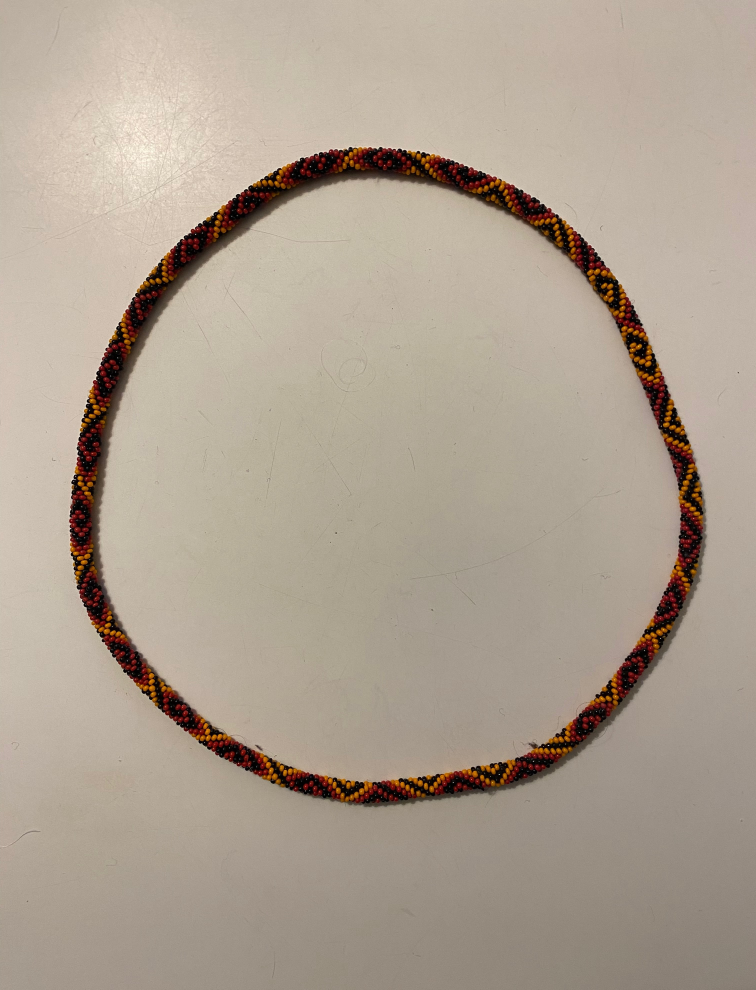
#> input picture beads-photo-2-wb.jpg, 3024 x 3959 px (shown at 1/4 size)
$ python hsv_mask_triptych.py beads-photo-2-wb.jpg
#> lines starting #> are read from the running program, lines starting #| are printed output that depends on the picture; after the words box and inside, x2 and y2 are one past the last pixel; in counts of white or black regions, pixels touching at a corner belong together
#!/usr/bin/env python3
"""Interactive HSV mask triptych viewer.

Shows three synchronized views:
1) original image
2) original with masked pixels whitened
3) original with unmasked pixels whitened

Controls:
- Hue center + width (circular over 0..255)
- Saturation center + width
- Value center + width

Left-click on the original image to set H/S/V centers from that pixel.

Optional preset mode:
- Uses a named preset profile made of toggleable HSV rectangles.
- All enabled rectangles are unioned into the mask.
"""

from __future__ import annotations

import argparse
from pathlib import Path

import matplotlib.pyplot as plt
import numpy as np
from matplotlib.colors import hsv_to_rgb, rgb_to_hsv
from matplotlib.widgets import CheckButtons, RadioButtons, Slider
from PIL import Image, ImageOps


PRESET_PROFILES: dict[str, dict[str, dict[str, object]]] = {
    "beads-photo-2": {
        "red": {
            "h": [(242, 255), (0, 6)],
            "s": (0, 255),
            "v": (128, 255),
            "role": "fg",
        },
        "yellow": {
            "h": [(8, 44)],
            "s": (0, 255),
            "v": (0, 255),
            "role": "fg",
        },
        "black": {
            "h": [(0, 255)],
            "s": (0, 255),
            "v": (0, 64),
            "role": "fg",
        },
    },
    "beads-photo-2-wb": {
        "yellow": {
            "h": [(18, 29)],
            "s": (196, 255),
            "v": (100, 250),
            "role": "fg",
        },
        "red": {
            "h": [(0, 5), (254, 255)],
            "s": (141, 255),
            "v": (110, 255),
            "role": "fg",
        },
        "red-and-shadow": {
            "h": [(0, 5), (254, 255)],
            "s": (75, 180),
            "v": (43, 109),
            "role": "fg",
        },
        "red-and-edge": {
            "h": [(5, 5)],
            "s": (75, 140),
            "v": (110, 190),
            "role": "fg",
        },
        "black": {
            "h": [(0, 45), (240, 255)],
            "s": (80, 200),
            "v": (0, 30),
            "role": "fg",
        },
        "shadow": {
            "h": [(0, 36), (250, 255)],
            "s": (35, 180),
            "v": (31, 109),
            "role": "bg",
        },
        "edge": {
            "h": [(5, 36)],
            "s": (35, 140),
            "v": (110, 190),
            "role": "bg",
        },
        "background": {
            "h": [(10, 32)],
            "s": (28, 75),
            "v": (130, 255),
            "role": "bg",
        },
    },
}


def load_image_rgb(path: str) -> np.ndarray:
#> called with path = 'beads-photo-2-wb.jpg'
    img = Image.open(path)
#> img is the input picture: PIL image 3024x3959 RGB; mean R, G, B 173.7, 160.6, 145.8
    img = ImageOps.exif_transpose(img)
    img = img.convert("RGB")
    return np.asarray(img, dtype=np.float32) / 255.0


def hsv_u8_from_rgb(rgb: np.ndarray) -> np.ndarray:
    hsv = rgb_to_hsv(np.clip(rgb, 0.0, 1.0).astype(np.float32))
    return np.clip(np.round(hsv * 255.0), 0, 255).astype(np.uint8)


def channel_window_mask(values_u8: np.ndarray, center: int, width: int, circular: bool) -> np.ndarray:
    width_i = int(np.clip(width, 1, 256))
    center_i = int(np.clip(center, 0, 255))

    if width_i >= 256:
        return np.ones(values_u8.shape, dtype=bool)

    lo = center_i - ((width_i - 1) // 2)
    hi = lo + width_i  # exclusive

    vals = values_u8.astype(np.int16)
    if circular:
        lo_mod = lo % 256
        hi_mod = hi % 256
        if lo >= 0 and hi <= 256:
            return (vals >= lo_mod) & (vals < hi_mod)
        return (vals >= lo_mod) | (vals < hi_mod)

    lo_clamped = int(np.clip(lo, 0, 256 - width_i))
    hi_clamped = lo_clamped + width_i
    return (vals >= lo_clamped) & (vals < hi_clamped)


def _build_interval_mask(values: np.ndarray, intervals: list[tuple[int, int]]) -> np.ndarray:
    out = np.zeros(values.shape, dtype=bool)
    vals = values.astype(np.int16, copy=False)
    for lo, hi in intervals:
        lo_i = int(np.clip(lo, 0, 255))
        hi_i = int(np.clip(hi, 0, 255))
        if hi_i < lo_i:
            continue
        out |= (vals >= lo_i) & (vals <= hi_i)
    return out


def _hsv_preset_component_masks(hsv_u8: np.ndarray, profile_name: str) -> dict[str, np.ndarray]:
    profile = PRESET_PROFILES[profile_name]
    h_u8 = hsv_u8[..., 0]
    s_u8 = hsv_u8[..., 1]
    v_u8 = hsv_u8[..., 2]

    out: dict[str, np.ndarray] = {}
    for name, spec in profile.items():
        h_mask = _build_interval_mask(h_u8, list(spec["h"]))
        s0, s1 = tuple(spec["s"])
        v0, v1 = tuple(spec["v"])
        s_mask = (s_u8 >= int(s0)) & (s_u8 <= int(s1))
        v_mask = (v_u8 >= int(v0)) & (v_u8 <= int(v1))
        out[name] = h_mask & s_mask & v_mask
    return out


def main() -> None:
    parser = argparse.ArgumentParser(description="Interactive HSV mask viewer with center/width controls.")
    parser.add_argument("image", help="Path to input image")
    parser.add_argument("--h", type=int, default=128, help="Initial hue center (0..255)")
    parser.add_argument("--h-width", type=int, default=24, help="Initial hue width (1..256)")
    parser.add_argument("--s", type=int, default=128, help="Initial saturation center (0..255)")
    parser.add_argument("--s-width", type=int, default=64, help="Initial saturation width (1..256)")
    parser.add_argument("--v", type=int, default=128, help="Initial value center (0..255)")
    parser.add_argument("--v-width", type=int, default=64, help="Initial value width (1..256)")
    parser.add_argument(
        "--preset-union-mask",
        action="store_true",
        help=(
            "Use preset profile mask with toggleable parts. "
            "When enabled, slider values do not affect mask output."
        ),
    )
    parser.add_argument(
        "--preset-profile",
        choices=sorted(PRESET_PROFILES.keys()),
        default="beads-photo-2",
        help="Preset profile name for --preset-union-mask.",
    )
    parser.add_argument(
        "--preset-overlap-explorer",
        action="store_true",
        help=(
            "Enable overlap exploration controls in preset mode: union(enabled), "
            "intersection(enabled), or exactly-N matches among enabled parts."
        ),
    )
    args = parser.parse_args()

    image_path = Path(args.image).expanduser().resolve()
    rgb = load_image_rgb(str(image_path))
    hsv_u8 = hsv_u8_from_rgb(rgb)

    h_ch = hsv_u8[..., 0]
    s_ch = hsv_u8[..., 1]
    v_ch = hsv_u8[..., 2]

    fig, (ax_orig, ax_masked_white, ax_unmasked_white) = plt.subplots(
        1,
        3,
        figsize=(16, 7),
        sharex=True,
        sharey=True,
    )
    right_margin = 0.74 if args.preset_union_mask else 0.98
    fig.subplots_adjust(left=0.04, right=right_margin, top=0.90, bottom=0.30, wspace=0.03)

    im_orig = ax_orig.imshow(rgb, interpolation="nearest")
    _ = im_orig
    masked_img = rgb.copy()
    unmasked_img = rgb.copy()
    im_masked = ax_masked_white.imshow(masked_img, interpolation="nearest")
    im_unmasked = ax_unmasked_white.imshow(unmasked_img, interpolation="nearest")

    marker = ax_orig.scatter([0], [0], s=40, c="none", edgecolors="cyan", linewidths=1.2)
    marker.set_visible(False)

    for ax in (ax_orig, ax_masked_white, ax_unmasked_white):
        ax.set_xticks([])
        ax.set_yticks([])

    ax_orig.set_title("Original (left-click to set H/S/V centers)")

    slider_h_ax = fig.add_axes([0.10, 0.205, 0.82, 0.025])
    slider_hw_ax = fig.add_axes([0.10, 0.172, 0.82, 0.025])
    slider_s_ax = fig.add_axes([0.10, 0.125, 0.82, 0.025])
    slider_sw_ax = fig.add_axes([0.10, 0.092, 0.82, 0.025])
    slider_v_ax = fig.add_axes([0.10, 0.045, 0.82, 0.025])
    slider_vw_ax = fig.add_axes([0.10, 0.012, 0.82, 0.025])

    preview_h_ax = fig.add_axes([0.10, 0.232, 0.82, 0.015])
    preview_s_ax = fig.add_axes([0.10, 0.152, 0.82, 0.015])
    preview_v_ax = fig.add_axes([0.10, 0.072, 0.82, 0.015])

    for p_ax in (preview_h_ax, preview_s_ax, preview_v_ax):
        p_ax.set_yticks([])
        p_ax.set_xlim(0, 255)
        p_ax.set_xticks([0, 64, 128, 192, 255])

    preview_h_ax.set_xlabel("Hue sweep (current S,V)", fontsize=8)
    preview_s_ax.set_xlabel("Sat sweep (current H,V)", fontsize=8)
    preview_v_ax.set_xlabel("Val sweep (current H,S)", fontsize=8)

    slider_h = Slider(slider_h_ax, "Hue", 0, 255, valinit=int(np.clip(args.h, 0, 255)), valstep=1)
    slider_hw = Slider(slider_hw_ax, "Hue width", 1, 256, valinit=int(np.clip(args.h_width, 1, 256)), valstep=1)
    slider_s = Slider(slider_s_ax, "Sat", 0, 255, valinit=int(np.clip(args.s, 0, 255)), valstep=1)
    slider_sw = Slider(slider_sw_ax, "Sat width", 1, 256, valinit=int(np.clip(args.s_width, 1, 256)), valstep=1)
    slider_v = Slider(slider_v_ax, "Val", 0, 255, valinit=int(np.clip(args.v, 0, 255)), valstep=1)
    slider_vw = Slider(slider_vw_ax, "Val width", 1, 256, valinit=int(np.clip(args.v_width, 1, 256)), valstep=1)

    preset_components = _hsv_preset_component_masks(hsv_u8=hsv_u8, profile_name=str(args.preset_profile))
#> the loop in _hsv_preset_component_masks, `for name, spec in profile.items():` made 3 passes
#> pass 1, in _hsv_preset_component_masks, `h_mask = _build_interval_mask(h_u8, list(spec["h"]))`:
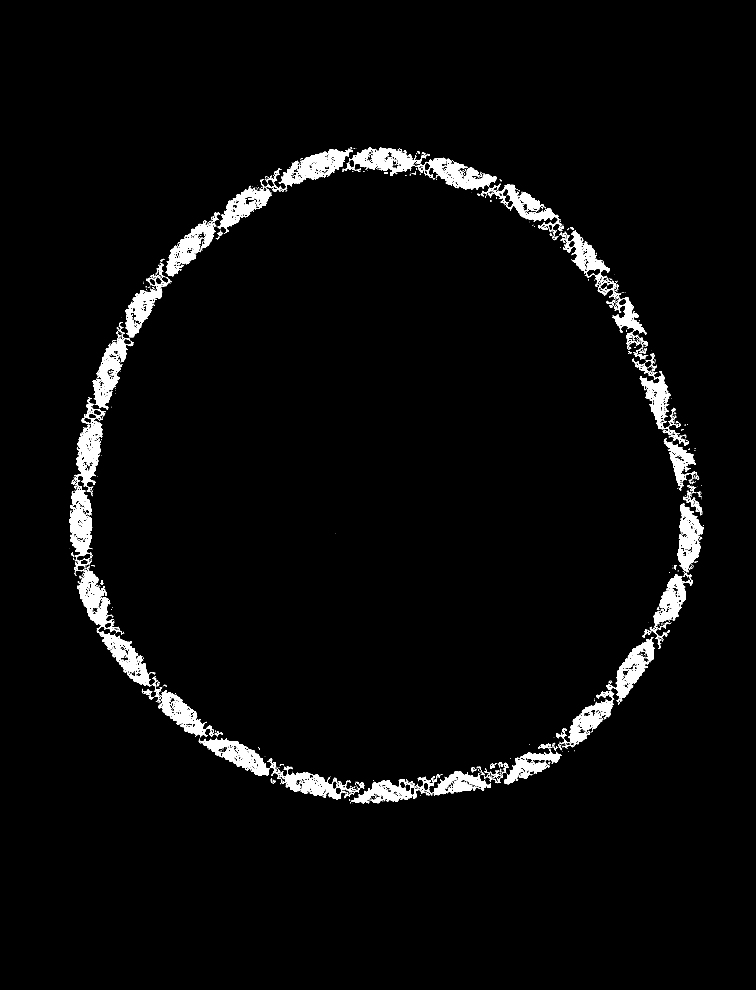
#> h_mask: shape (3959, 3024) bool (shown at 1/4 size); 2.9% white; 2740 white regions (2421 under 20 px), largest, box (x1, y1, x2, y2) and area: (1115, 594, 1412, 766) 16244, (371, 1326, 525, 1638) 15374, (1683, 631, 1987, 759) 14085
#> pass 1, in _hsv_preset_component_masks, `v_mask = (v_u8 >= int(v0)) & (v_u8 <= int(v1))`:
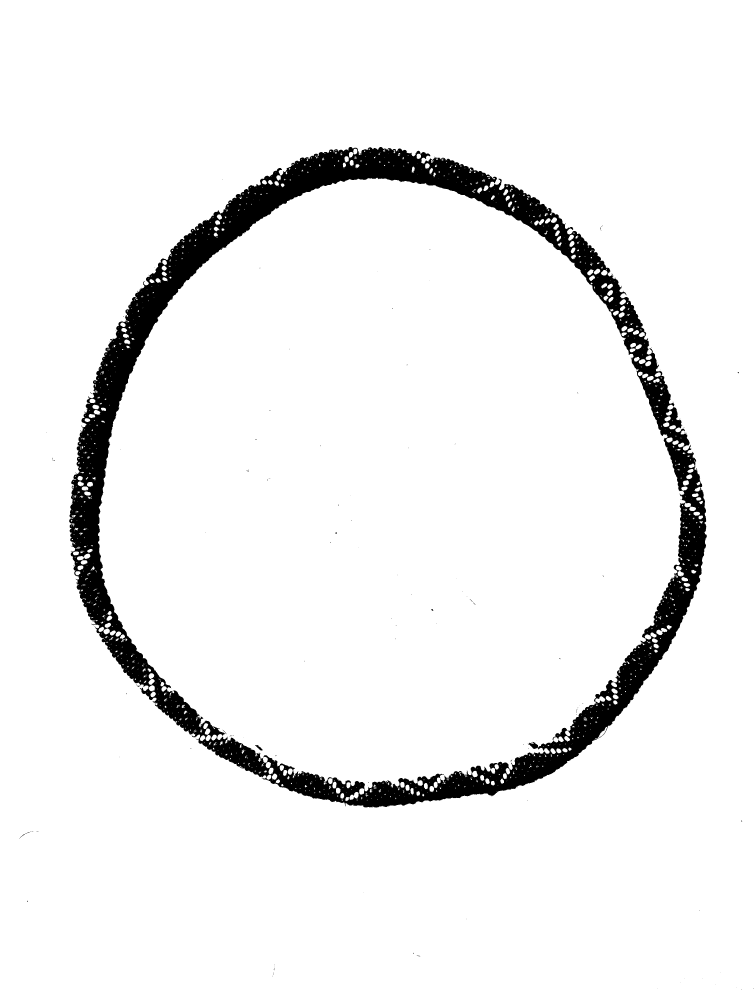
#> v_mask: shape (3959, 3024) bool (shown at 1/4 size); 93.9% white; 239 black regions (231 under 20 px), largest, box (x1, y1, x2, y2) and area: (277, 588, 2827, 3231) 730745, (1021, 2980, 1050, 3002) 244, (1725, 2436, 1733, 2443) 37
#> after the loop in _hsv_preset_component_masks, `for name, spec in profile.items():`: out = 3 items
#> preset_components = 3 items
    preset_parts = PRESET_PROFILES[str(args.preset_profile)]
    preset_names = list(preset_parts.keys())
    preset_enabled = {name: True for name in preset_names}
    overlap_mode = {"value": "union"}
    overlap_n = {"value": 2}

    # [37 lines left out: functions _value_in_intervals, _format_coord_hsv, not called in this run]

    ax_orig.format_coord = _format_coord_hsv
    ax_masked_white.format_coord = _format_coord_hsv
    ax_unmasked_white.format_coord = _format_coord_hsv

    preset_checks = None
    overlap_radio = None
    overlap_n_slider = None
    if args.preset_union_mask:
        checks_h = min(0.28, 0.06 + 0.03 * len(preset_names))
        checks_y = 0.90 - checks_h
        if args.preset_overlap_explorer:
            checks_y = 0.66
        checks_ax = fig.add_axes([0.76, checks_y, 0.22, checks_h])
        preset_checks = CheckButtons(checks_ax, preset_names, [True] * len(preset_names))
        checks_ax.set_title("Preset parts", fontsize=9)

        if args.preset_overlap_explorer:
            radio_ax = fig.add_axes([0.76, 0.52, 0.22, 0.12])
            overlap_radio = RadioButtons(
                radio_ax,
                ["union(enabled)", "intersection(enabled)", "exactly N matches"],
                active=0,
            )
            radio_ax.set_title("Overlap mode", fontsize=9)

            n_init = int(np.clip(overlap_n["value"], 1, max(1, len(preset_names))))
            overlap_n["value"] = n_init
            n_ax = fig.add_axes([0.76, 0.47, 0.22, 0.03])
            overlap_n_slider = Slider(
                n_ax,
                "N",
                1,
                max(1, len(preset_names)),
                valinit=n_init,
                valstep=1,
            )

    x_vals = np.linspace(0.0, 1.0, num=256, dtype=np.float32)

    h_strip_hsv = np.zeros((1, 256, 3), dtype=np.float32)
    h_strip_hsv[0, :, 0] = x_vals
    h_strip_hsv[0, :, 1] = float(slider_s.val) / 255.0
    h_strip_hsv[0, :, 2] = float(slider_v.val) / 255.0
    im_h_preview = preview_h_ax.imshow(
        hsv_to_rgb(h_strip_hsv),
        interpolation="nearest",
        aspect="auto",
        extent=[0, 255, 0, 1],
    )

    s_strip_hsv = np.zeros((1, 256, 3), dtype=np.float32)
    s_strip_hsv[0, :, 0] = float(slider_h.val) / 255.0
    s_strip_hsv[0, :, 1] = x_vals
    s_strip_hsv[0, :, 2] = float(slider_v.val) / 255.0
    im_s_preview = preview_s_ax.imshow(
        hsv_to_rgb(s_strip_hsv),
        interpolation="nearest",
        aspect="auto",
        extent=[0, 255, 0, 1],
    )

    v_strip_hsv = np.zeros((1, 256, 3), dtype=np.float32)
    v_strip_hsv[0, :, 0] = float(slider_h.val) / 255.0
    v_strip_hsv[0, :, 1] = float(slider_s.val) / 255.0
    v_strip_hsv[0, :, 2] = x_vals
    im_v_preview = preview_v_ax.imshow(
        hsv_to_rgb(v_strip_hsv),
        interpolation="nearest",
        aspect="auto",
        extent=[0, 255, 0, 1],
    )

    def update_views() -> None:
        h_center = int(slider_h.val)
        h_width = int(slider_hw.val)
        s_center = int(slider_s.val)
        s_width = int(slider_sw.val)
        v_center = int(slider_v.val)
        v_width = int(slider_vw.val)

        h_strip_hsv[0, :, 0] = x_vals
        h_strip_hsv[0, :, 1] = float(s_center) / 255.0
        h_strip_hsv[0, :, 2] = float(v_center) / 255.0
        im_h_preview.set_data(hsv_to_rgb(h_strip_hsv))

        s_strip_hsv[0, :, 0] = float(h_center) / 255.0
        s_strip_hsv[0, :, 1] = x_vals
        s_strip_hsv[0, :, 2] = float(v_center) / 255.0
        im_s_preview.set_data(hsv_to_rgb(s_strip_hsv))

        v_strip_hsv[0, :, 0] = float(h_center) / 255.0
        v_strip_hsv[0, :, 1] = float(s_center) / 255.0
        v_strip_hsv[0, :, 2] = x_vals
        im_v_preview.set_data(hsv_to_rgb(v_strip_hsv))

        if args.preset_union_mask:
            enabled_masks: list[np.ndarray] = []
            for k, on in preset_enabled.items():
                if not on:
                    continue
                enabled_masks.append(preset_components[k])

            if not enabled_masks:
                mask = np.zeros(h_ch.shape, dtype=bool)
                overlap_count = np.zeros(h_ch.shape, dtype=np.uint8)
            else:
                overlap_count = np.zeros(h_ch.shape, dtype=np.uint8)
                for m in enabled_masks:
                    overlap_count += m.astype(np.uint8)

                if args.preset_overlap_explorer:
                    mode = str(overlap_mode["value"])
                    if mode == "intersection":
                        mask = overlap_count == len(enabled_masks)
                    elif mode == "exactly_n":
                        n_target = int(np.clip(overlap_n["value"], 1, len(enabled_masks)))
                        mask = overlap_count == n_target
                    else:
                        mask = overlap_count >= 1
                else:
                    mask = overlap_count >= 1
        else:
            h_mask = channel_window_mask(h_ch, h_center, h_width, circular=True)
            s_mask = channel_window_mask(s_ch, s_center, s_width, circular=False)
            v_mask = channel_window_mask(v_ch, v_center, v_width, circular=False)
#> call 3 of channel_window_mask, with center = 128, width = 64, circular = False
#> in channel_window_mask (call 3), `return (vals >= lo_clamped) & (vals < hi_clamped)`:
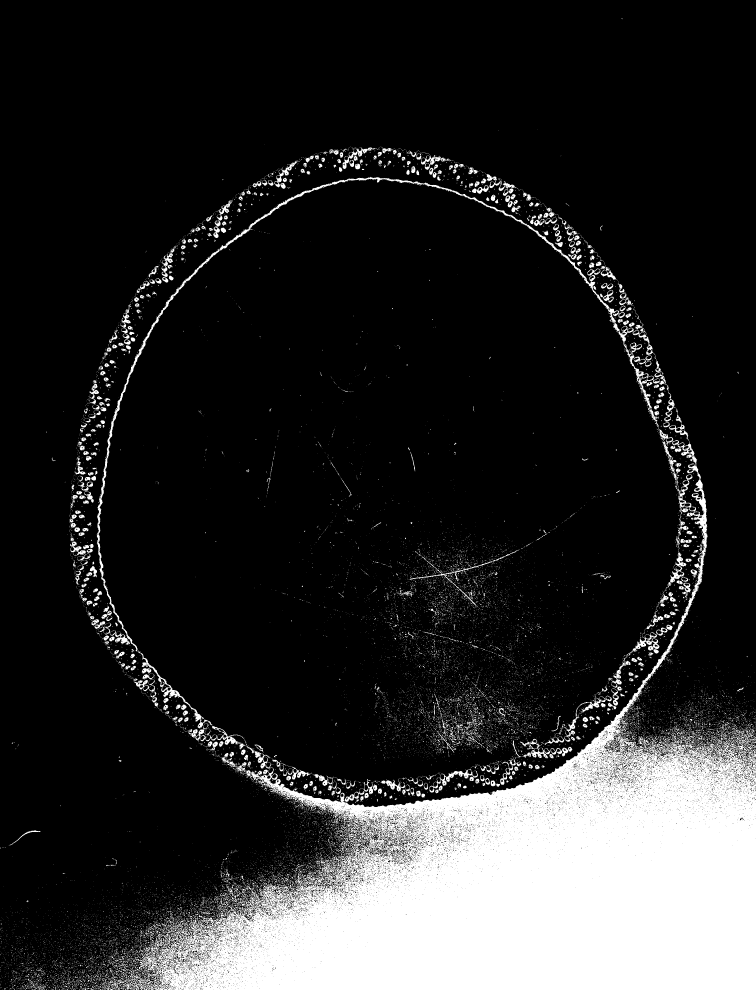
#> returned value: shape (3959, 3024) bool (shown at 1/4 size); 16.4% white; 20662 white regions (19465 under 20 px), largest, box (x1, y1, x2, y2) and area: (490, 1280, 3024, 3959) 1669186, (387, 707, 2784, 3074) 53987, (1717, 3075, 1912, 3170) 2900
            mask = h_mask & s_mask & v_mask

        masked_img_local = rgb.copy()
        masked_img_local[mask] = 1.0
        unmasked_img_local = rgb.copy()
        unmasked_img_local[~mask] = 1.0

        im_masked.set_data(masked_img_local)
        im_unmasked.set_data(unmasked_img_local)

        selected = int(np.count_nonzero(mask))
#> selected = 0
        total = int(mask.size)
        unselected = total - selected
#> unselected = 11972016
        pct = 100.0 * (selected / float(max(total, 1)))
#> pct = 0
        ax_masked_white.set_title("Masked pixels set to white")
        ax_unmasked_white.set_title("Unmasked pixels set to white")
        if args.preset_union_mask:
            enabled_names = [k for k in preset_names if preset_enabled[k]]
            enabled_text = ",".join(enabled_names) if enabled_names else "none"

            extra = ""
            if args.preset_overlap_explorer:
                mode = str(overlap_mode["value"])
                if mode == "exactly_n":
                    extra = f" | mode=exactly_n({int(overlap_n['value'])})"
                else:
                    extra = f" | mode={mode}"

            fig.suptitle(
                (
                    f"Preset profile={args.preset_profile} (mask = union(enabled parts))"
                    f" | enabled={enabled_text}"
                    f"{extra}"
                    f" | mask true={selected}, mask false={unselected}, true%={pct:.2f}"
                ),
                fontsize=11,
            )
        else:
            fig.suptitle(
                (
                    f"H={h_center}±w{h_width} (wrap), S={s_center}±w{s_width}, V={v_center}±w{v_width}"
                    f" | mask true={selected}, mask false={unselected}, true%={pct:.2f}"
                ),
                fontsize=11,
            )
        fig.canvas.draw_idle()

    def on_slider_change(_val: float) -> None:
        update_views()

    slider_h.on_changed(on_slider_change)
    slider_hw.on_changed(on_slider_change)
    slider_s.on_changed(on_slider_change)
    slider_sw.on_changed(on_slider_change)
    slider_v.on_changed(on_slider_change)
    slider_vw.on_changed(on_slider_change)

    # [4 lines left out: function on_preset_toggle, not called in this run]

    if preset_checks is not None:
        preset_checks.on_clicked(on_preset_toggle)

    # [9 lines left out: function on_overlap_mode, not called in this run]

    if overlap_radio is not None:
        overlap_radio.on_clicked(on_overlap_mode)

    def on_overlap_n_change(val: float) -> None:
        overlap_n["value"] = int(np.clip(np.round(val), 1, max(1, len(preset_names))))
        update_views()

    if overlap_n_slider is not None:
        overlap_n_slider.on_changed(on_overlap_n_change)

    # [18 lines left out: function on_click, not called in this run]

    fig.canvas.mpl_connect("button_press_event", on_click)

    update_views()
    plt.show()
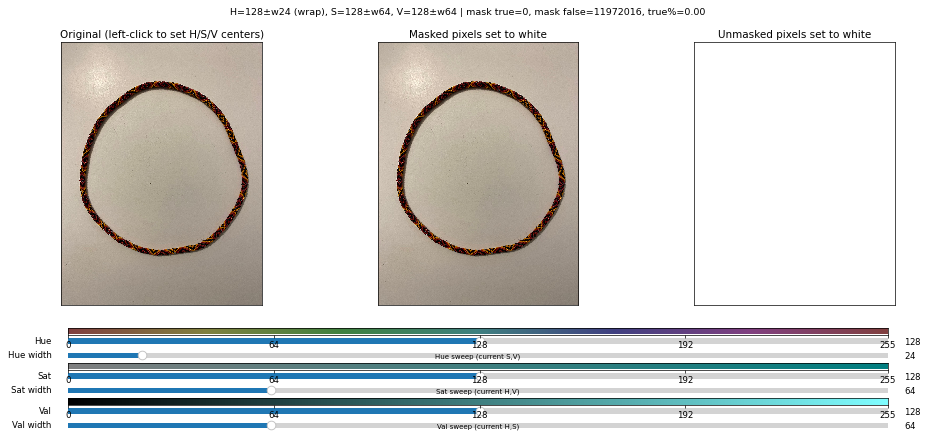
#> figure drawn by matplotlib, 12 panels


if __name__ == "__main__":
    main()
